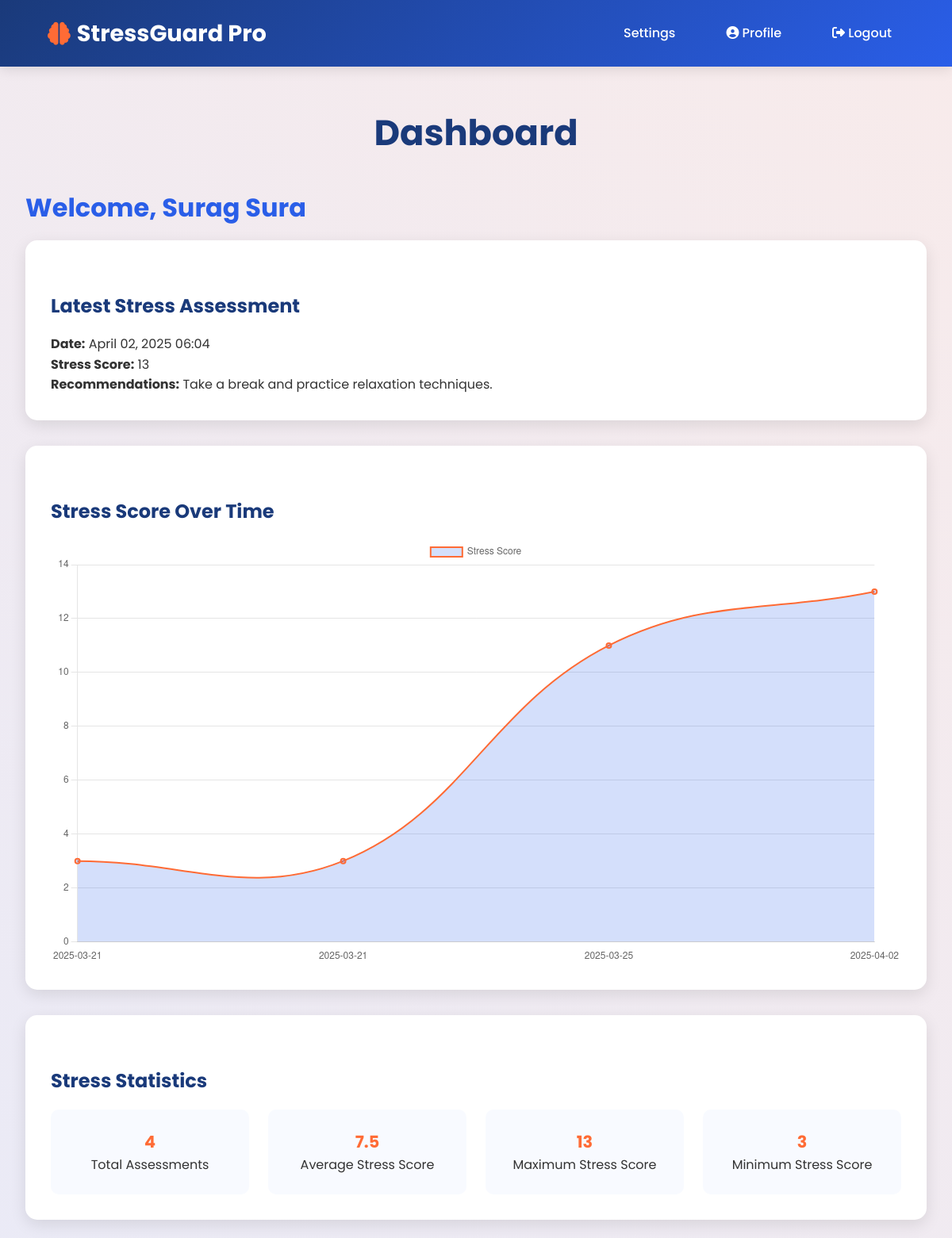
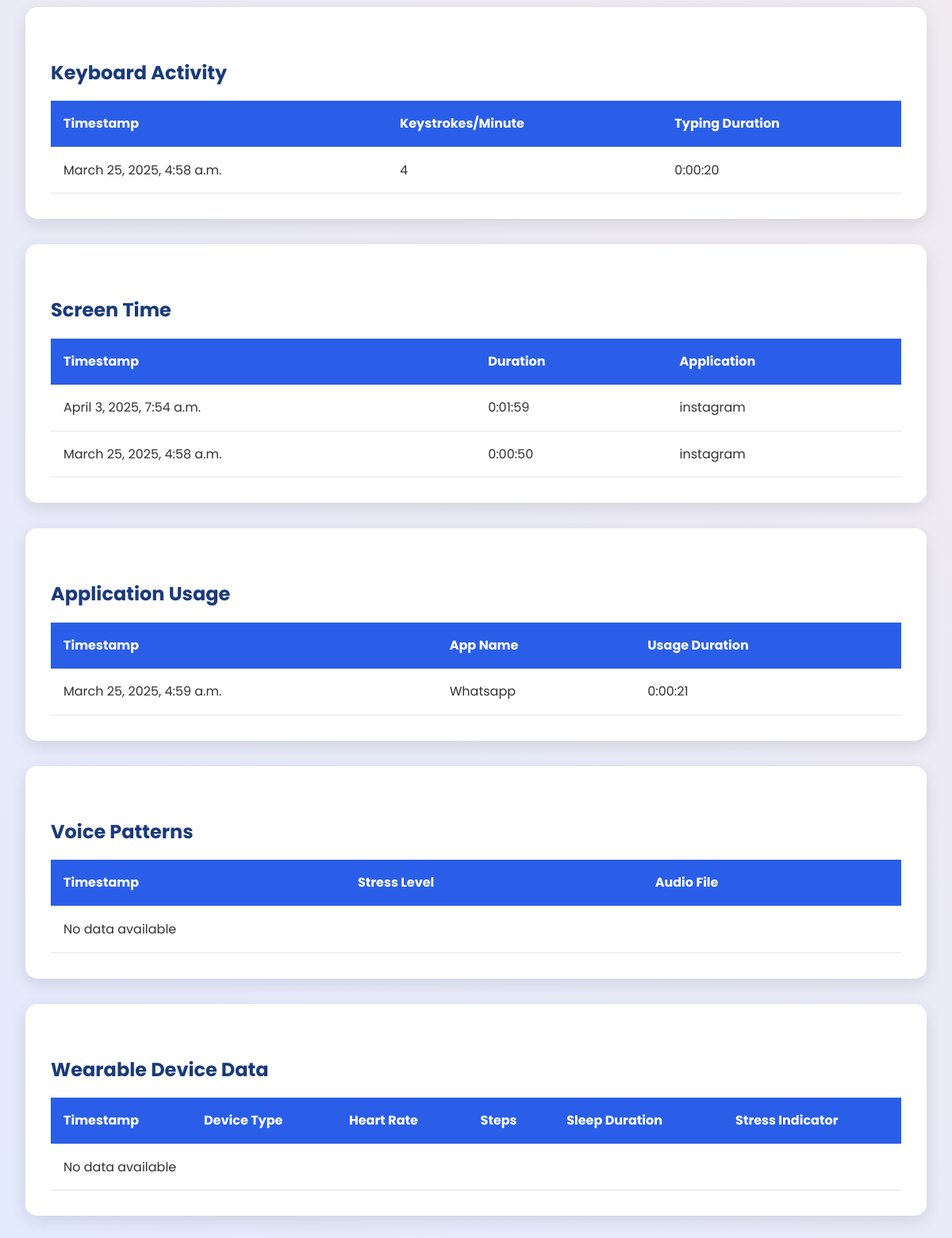
Page /user_dashboard/ (signed in) on the committed database (2 pictures, top to bottom).
### app/models.py (models this page shows, shortened)
class UsersRegister(models.Model):
    first_name = models.CharField(max_length=100, null=True, help_text="User's first name")
    last_name = models.CharField(max_length=100, null=True, help_text="User's last name")
    email_id = models.EmailField(unique=True, null=True, blank=True, help_text="User's email address")
    password = models.CharField(max_length=255, null=True, blank=True, help_text="User's password")  # Increased to 255
    confirm_password = models.CharField(max_length=255, null=True, blank=True, help_text="Confirm user's password")  # Increased to 255
    image = models.ImageField(upload_to='media', null=True, blank=True, help_text="Profile picture of the user")
    department = models.CharField(max_length=100, null=True, blank=True, help_text="Department of the user (e.g., IT, HR, etc.)")
    years_of_experience = models.PositiveIntegerField(null=True, blank=True, help_text="Years of experience in the work role")
    work_role = models.CharField(max_length=100, null=True, blank=True, help_text="Work role or job title (e.g., Software Engineer, Manager)")
    confirm_password_token = models.CharField(max_length=200,null=True)

class StressAssessment(models.Model):
    user = models.ForeignKey('UsersRegister', on_delete=models.CASCADE)
    date = models.DateTimeField(default=now)
    responses = models.TextField()  # Keep this field as per your function
    stress_score = models.IntegerField()
    recommendations = models.TextField()

class KeyboardActivity(models.Model):
    user = models.ForeignKey(UsersRegister, on_delete=models.CASCADE)
    timestamp = models.DateTimeField(default=now)
    keystrokes_per_minute = models.IntegerField(help_text="Number of keystrokes per minute")
    typing_duration = models.DurationField(help_text="Duration of typing activity")

class ScreenTime(models.Model):
    user = models.ForeignKey(UsersRegister, on_delete=models.CASCADE)
    timestamp = models.DateTimeField(default=now)
    duration = models.DurationField(help_text="Total screen time duration")
    application = models.CharField(max_length=100, null=True, blank=True, help_text="Application in focus")

class ApplicationUsage(models.Model):
    user = models.ForeignKey(UsersRegister, on_delete=models.CASCADE)
    timestamp = models.DateTimeField(default=now)
    app_name = models.CharField(max_length=100, help_text="Name of the application")
    usage_duration = models.DurationField(help_text="Duration of app usage")

### app/views.py (the view)
# urls.py: path('user_dashboard/', views.user_dashboard, name='user_dashboard'),
def user_dashboard(request):
    email = request.session.get('email')
    if not email:
        logger.warning("No email in session, redirecting to login")
        return redirect('login')
    try:
        user = UsersRegister.objects.get(email_id=email)
        logger.info(f"User {user.email_id} accessed unified_dashboard")
    except UsersRegister.DoesNotExist:
        logger.error(f"No user found for email: {email}, clearing session and redirecting")
        request.session.flush()
        return redirect('login')
    keyboard_data = KeyboardActivity.objects.filter(user=user).order_by('-timestamp')[:5]
    screen_time_data = ScreenTime.objects.filter(user=user).order_by('-timestamp')[:5]
    app_usage_data = ApplicationUsage.objects.filter(user=user).order_by('-timestamp')[:5]
    voice_data = VoicePattern.objects.filter(user=user).order_by('-timestamp')[:5]
    wearable_data = WearableData.objects.filter(user=user).order_by('-timestamp')[:5]
    assessments = StressAssessment.objects.filter(user=user).order_by('date')
    latest_assessment = assessments.last()
    dates = [assessment.date.strftime("%Y-%m-%d") for assessment in assessments]
    scores = [assessment.stress_score for assessment in assessments]
    total_assessments = assessments.count()
    avg_stress_score = assessments.aggregate(Avg('stress_score'))['stress_score__avg'] or 0
    max_stress_score = assessments.aggregate(Max('stress_score'))['stress_score__max'] or 0
    min_stress_score = assessments.aggregate(Min('stress_score'))['stress_score__min'] or 0
    context = {
        'user': user,
        'keyboard_data': keyboard_data,
        'screen_time_data': screen_time_data,
        'app_usage_data': app_usage_data,
        'voice_data': voice_data,
        'wearable_data': wearable_data,
        'latest_assessment': latest_assessment,
        'dates': json.dumps(dates),
        'scores': json.dumps(scores),
        'total_assessments': total_assessments,
        'avg_stress_score': avg_stress_score,
        'max_stress_score': max_stress_score,
        'min_stress_score': min_stress_score
    }
    logger.debug(f"Rendering unified_dashboard for user: {user.email_id}")
    return render(request, 'user_dashboard.html', context)

### app/templates/user_dashboard.html (shortened to what this page needs)
<!DOCTYPE html>
<html lang="en">
<head>
    <link rel="stylesheet" href="https://cdnjs.cloudflare.com/ajax/libs/font-awesome/6.4.2/css/all.min.css">
</head>
<body>
    <nav>
        <div class="nav-container">
            <div class="logo">
                <i class="fas fa-brain"></i>
                StressGuard Pro
            </div>
            <div class="nav-menu">
                <div class="nav-item">
                    <a href="/settings/" class="nav-link">Settings</a>
                </div>
                <div class="nav-item">
                    <a href="/userprofile/" class="nav-link"><i class="fas fa-user-circle"></i> Profile</a>
                </div>
                <div class="nav-item">
                    <a href="/user_logout/" class="nav-link"><i class="fas fa-sign-out-alt"></i> Logout</a>
                </div>
            </div>
        </div>
    </nav>
    <div class="container">
        <h1>Dashboard</h1>
        <h2>Welcome, {{ user.first_name }} {{ user.last_name }}</h2>
        <div class="card">
            <h3>Latest Stress Assessment</h3>
            {% if latest_assessment %}
                <p><strong>Date:</strong> {{ latest_assessment.date|date:"F d, Y H:i" }}</p>
                <p><strong>Stress Score:</strong> {{ latest_assessment.stress_score }}</p>
                <p><strong>Recommendations:</strong> {{ latest_assessment.recommendations }}</p>
            {% else %}
                <div class="no-data">No assessments available</div>
            {% endif %}
        </div>
        <div class="card">
            <h3>Stress Score Over Time</h3>
            <canvas id="stressChart"></canvas>
        </div>
        <div class="card">
            <h3>Stress Statistics</h3>
            <div class="stats-grid">
                <div class="stat-item">
                    <p><strong>{{ total_assessments }}</strong></p>
                    <p>Total Assessments</p>
                </div>
                <div class="stat-item">
                    <p><strong>{{ avg_stress_score|floatformat:1 }}</strong></p>
                    <p>Average Stress Score</p>
                </div>
                <div class="stat-item">
                    <p><strong>{{ max_stress_score }}</strong></p>
                    <p>Maximum Stress Score</p>
                </div>
                <div class="stat-item">
                    <p><strong>{{ min_stress_score }}</strong></p>
                    <p>Minimum Stress Score</p>
                </div>
            </div>
        </div>
        <div class="table-container">
            <h3>Keyboard Activity</h3>
            <table class="table">
                <thead>
                    <tr><th>Timestamp</th><th>Keystrokes/Minute</th><th>Typing Duration</th></tr>
                </thead>
                <tbody>
                    {% for data in keyboard_data %}
                        <tr><td>{{ data.timestamp }}</td><td>{{ data.keystrokes_per_minute }}</td><td>{{ data.typing_duration }}</td></tr>
                    {% empty %}
                        <tr><td colspan="3">No data available</td></tr>
                    {% endfor %}
                </tbody>
            </table>
        </div>
        <div class="table-container">
            <h3>Screen Time</h3>
            <table class="table">
                <thead>
                    <tr><th>Timestamp</th><th>Duration</th><th>Application</th></tr>
                </thead>
                <tbody>
                    {% for data in screen_time_data %}
                        <tr><td>{{ data.timestamp }}</td><td>{{ data.duration }}</td><td>{{ data.application }}</td></tr>
                    {% empty %}
                        <tr><td colspan="3">No data available</td></tr>
                    {% endfor %}
                </tbody>
            </table>
        </div>
        <div class="table-container">
            <h3>Application Usage</h3>
            <table class="table">
                <thead>
                    <tr><th>Timestamp</th><th>App Name</th><th>Usage Duration</th></tr>
                </thead>
                <tbody>
                    {% for data in app_usage_data %}
                        <tr><td>{{ data.timestamp }}</td><td>{{ data.app_name }}</td><td>{{ data.usage_duration }}</td></tr>
                    {% empty %}
                        <tr><td colspan="3">No data available</td></tr>
                    {% endfor %}
                </tbody>
            </table>
        </div>
        <div class="table-container">
            <h3>Voice Patterns</h3>
            <table class="table">
                <thead>
                    <tr><th>Timestamp</th><th>Stress Level</th><th>Audio File</th></tr>
                </thead>
                <tbody>
                    {% for data in voice_data %}
                        <tr><td>{{ data.timestamp }}</td><td>{{ data.stress_level|default:"N/A" }}</td><td>{% if data.audio_file %}<a href="{{ data.audio_file.url }}">Download</a>{% else %}N/A{% endif %}</td></tr>
                    {% empty %}
                        <tr><td colspan="3">No data available</td></tr>
                    {% endfor %}
                </tbody>
            </table>
        </div>
        <div class="table-container">
            <h3>Wearable Device Data</h3>
            <table class="table">
                <thead>
                    <tr><th>Timestamp</th><th>Device Type</th><th>Heart Rate</th><th>Steps</th><th>Sleep Duration</th><th>Stress Indicator</th></tr>
                </thead>
                <tbody>
                    {% for data in wearable_data %}
                        <tr><td>{{ data.timestamp }}</td><td>{{ data.device_type }}</td><td>{{ data.heart_rate|default:"N/A" }}</td><td>{{ data.steps|default:"N/A" }}</td><td>{{ data.sleep_duration|default:"N/A" }}</td><td>{{ data.stress_indicator|default:"N/A" }}</td></tr>
                    {% empty %}
                        <tr><td colspan="6">No data available</td></tr>
                    {% endfor %}
                </tbody>
            </table>
        </div>
    </div>
    <script>
        // Hamburger menu
        const hamburger = document.querySelector('.hamburger');
        const navMenu = document.querySelector('.nav-menu');
        hamburger.addEventListener('click', () => {
            navMenu.classList.toggle('active');
        });
        document.addEventListener('click', (e) => {
            if (!navMenu.contains(e.target) && !hamburger.contains(e.target)) {
                navMenu.classList.remove('active');
            }
        });
        // Stress Chart
        const ctx = document.getElementById('stressChart').getContext('2d');
        new Chart(ctx, {
            type: 'line',
            data: {
                labels: {{ dates|safe }},
                datasets: [{
                    label: 'Stress Score',
                    data: {{ scores|safe }},
                    borderColor: 'rgba(255, 107, 53, 1)',
                    backgroundColor: 'rgba(42, 94, 232, 0.2)',
                    borderWidth: 2,
                    fill: true,
                    tension: 0.4
                }]
            },
            options: {
                scales: {
                    y: { beginAtZero: true },
                    x: { grid: { display: false } }
                }
            }
        });
    </script>
</body>
</html>

### app/templates/user_dashboard.html (style rules this page uses)
:root { --primary-blue: #2A5EE8; --dark-blue: #1A3A7A; --accent-orange: #FF6B35; --light-bg: #F8FAFF; --white: #FFFFFF; }
* { margin: 0; padding: 0; box-sizing: border-box; }
body { font-family: 'Poppins', sans-serif; background: var(--light-bg); color: #333; line-height: 1.6; position: relative; overflow-x: hidden; }
body::before { content: ''; position: fixed; top: 0; left: 0; width: 100%; height: 100%; background: linear-gradient(45deg, rgba(42, 94, 232, 0.1), rgba(255, 107, 53, 0.1)); animation: gradientFlow 15s ease infinite; z-index: -1; }
nav { background: linear-gradient(135deg, var(--dark-blue), var(--primary-blue)); padding: 1.2rem 5%; position: fixed; width: 100%; top: 0; z-index: 1000; box-shadow: 0 4px 15px rgba(0, 0, 0, 0.1); }
.nav-container { max-width: 1400px; margin: 0 auto; display: flex; justify-content: space-between; align-items: center; }
.logo { font-size: 1.8rem; font-weight: 700; color: var(--white); display: flex; align-items: center; gap: 0.5rem; }
.logo i { color: var(--accent-orange); }
.nav-menu { display: flex; align-items: center; gap: 2rem; }
.nav-link { color: var(--white); text-decoration: none; font-weight: 500; padding: 0.5rem 1rem; transition: color 0.3s ease; }
.container { max-width: 1400px; margin: 100px auto 2rem; padding: 2rem; perspective: 1000px; }
h1 { font-size: 2.8rem; color: var(--dark-blue); text-align: center; margin-bottom: 1rem; }
h2 { font-size: 2rem; color: var(--primary-blue); margin: 2rem 0 1rem; }
h3 { font-size: 1.5rem; color: var(--dark-blue); margin: 2rem 0 1rem; }
.card, .table-container { background: var(--white); border-radius: 15px; box-shadow: 0 6px 20px rgba(0, 0, 0, 0.1); padding: 2rem; margin-bottom: 2rem; transition: transform 0.4s ease; }
.table { width: 100%; border-collapse: collapse; }
.table thead { background: var(--primary-blue); color: var(--white); }
.table th, .table td { padding: 1rem; text-align: left; border-bottom: 1px solid rgba(0, 0, 0, 0.1); }
.stats-grid { display: grid; grid-template-columns: repeat(auto-fit, minmax(200px, 1fr)); gap: 1.5rem; }
.stat-item { background: var(--light-bg); border-radius: 10px; padding: 1.5rem; text-align: center; transition: transform 0.4s ease; }
.stat-item strong { color: var(--accent-orange); font-size: 1.3rem; }
#stressChart { max-width: 100%; height: auto; }

### rows in the picture
UsersRegister: first_name "Surag", last_name "Sura"
StressAssessment: date "April 02, 2025 06:04", stress_score "13", recommendations "Take a break and practice relaxation techniques."
KeyboardActivity: timestamp "March 25, 2025, 4:58 a.m.", keystrokes_per_minute "4", typing_duration "0:00:20"
ScreenTime: timestamp "April 3, 2025, 7:54 a.m.", duration "0:01:59", application "instagram"
ScreenTime: timestamp "March 25, 2025, 4:58 a.m.", duration "0:00:50", application "instagram"
ApplicationUsage: timestamp "March 25, 2025, 4:59 a.m.", app_name "Whatsapp", usage_duration "0:00:21"

### other values in the picture
{{ total_assessments }} "4"
{{ avg_stress_score|floatformat:1 }} "7.5"
{{ max_stress_score }} "13"
{{ min_stress_score }} "3"
chart data {{ dates|safe }} ["2025-03-21", "2025-03-21", "2025-03-25", "2025-04-02"]
chart data {{ scores|safe }} [3, 3, 11, 13]
